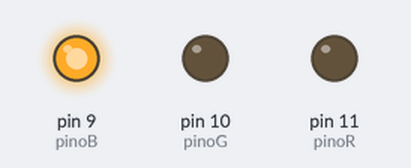
Recording of a sketch running on a simulated Arduino Uno, built with avr-gcc and run on an emulated ATmega328P. On the bench: output pins drawn as LEDs (lit = HIGH).

Above: at 0.1 s.
Timing chart, 0 to 1.6 s (numbered marks = the images above):
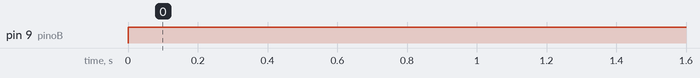

The sketch:

RGBsketch_aug13c.ino
```cpp
boolean anodo_comum = true;

//variaveis do tipo inteiro
int pinoR = 11;
int pinoG = 10;
int pinoB = 9;

void setup () {

 pinMode(pinoR, OUTPUT);
 pinMode(pinoG, OUTPUT);
 pinMode(pinoB, OUTPUT);

}

void loop() {

  setCor(255,255,0);

}

//criando uma funçao

void setCor(int vermelho, int verde, int azul){
  if(anodo_comum == true){
    vermelho = 255 - vermelho;
    verde = 255 - verde;
    azul = 255 - azul;
  }
  analogWrite(pinoR,vermelho);
  analogWrite(pinoG,verde);
  analogWrite(pinoB, azul);
}
```

Measured:
- by itself, pin 9 (pinoB): LOW → HIGH at 0.00 s
